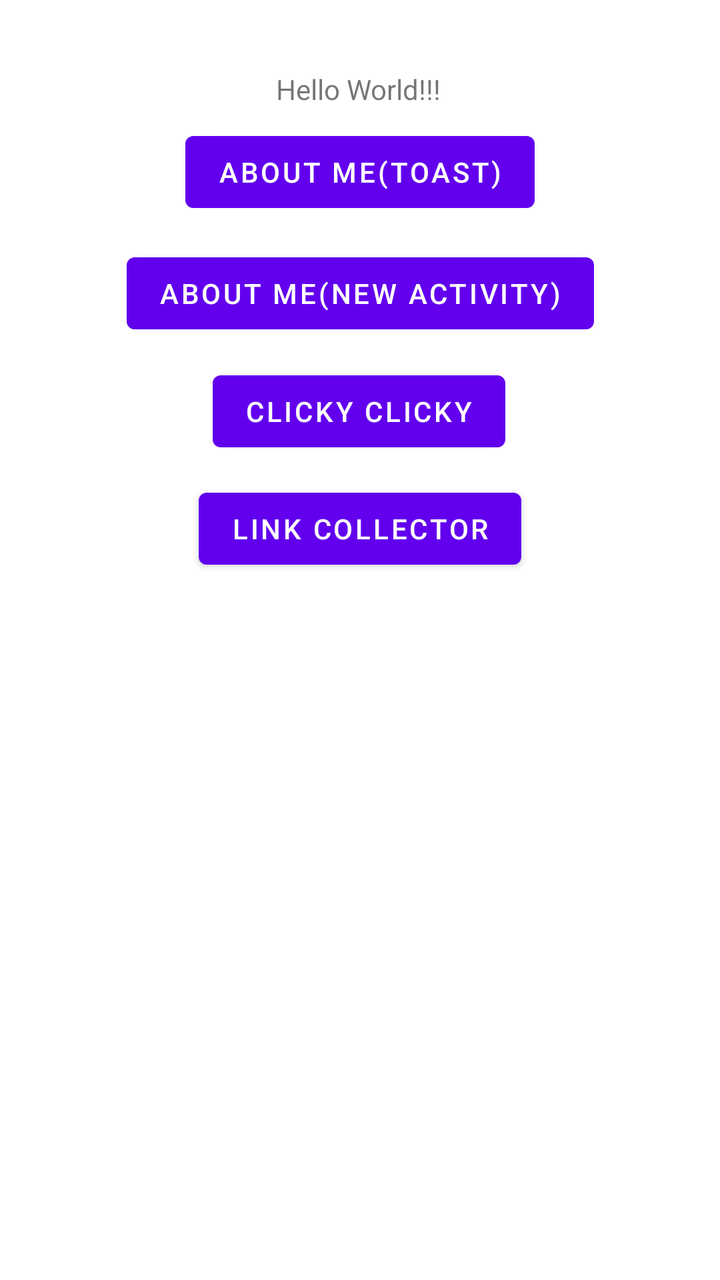
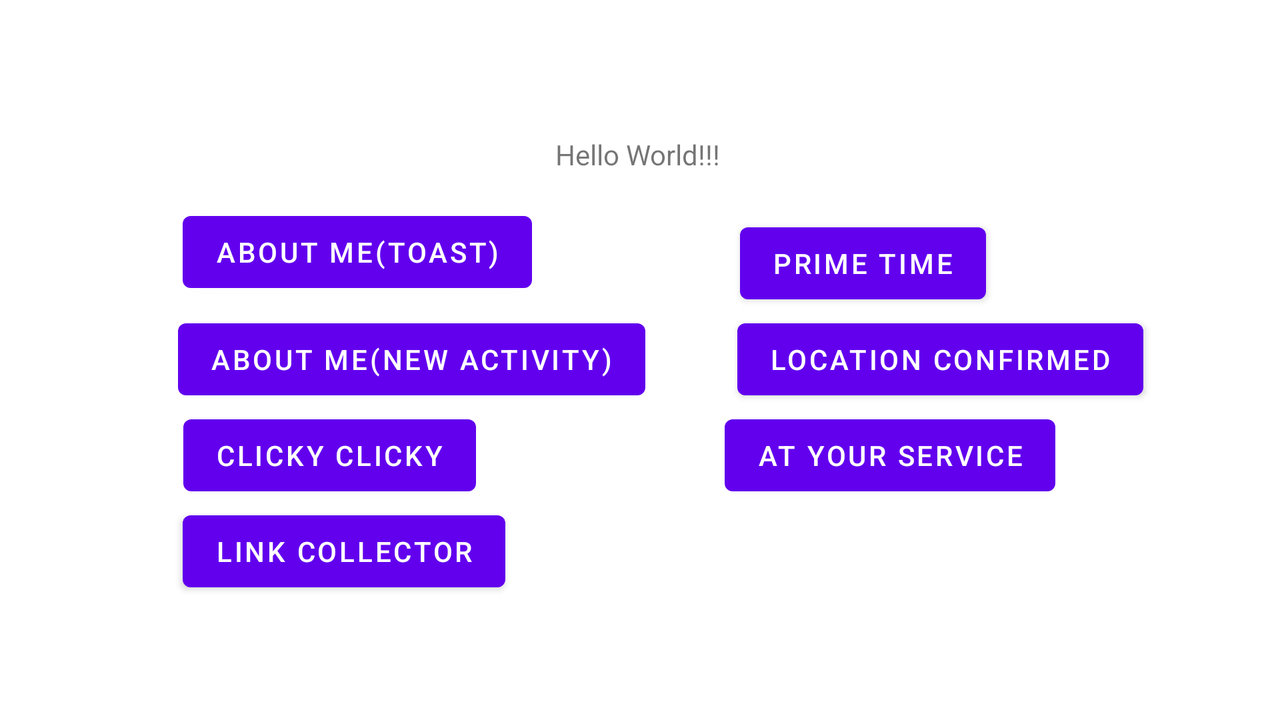

One screen, two layout resources from the same app: the default and the repository's alternative for another configuration. Each is rendered where Android would select it; the XML of both is given below.
<!-- AndroidManifest.xml: application theme Theme.NUMAD22Su_HaowenXue -->
<!-- res/layout/activity_main.xml -->
<?xml version="1.0" encoding="utf-8"?>
<androidx.constraintlayout.widget.ConstraintLayout xmlns:android="http://schemas.android.com/apk/res/android"
    xmlns:app="http://schemas.android.com/apk/res-auto"
    xmlns:tools="http://schemas.android.com/tools"
    android:layout_width="match_parent"
    android:layout_height="match_parent"
    tools:context=".MainActivity">

    <TextView
        android:id="@+id/textView2"
        android:layout_width="wrap_content"
        android:layout_height="wrap_content"
        android:text="Hello World!!!"
        app:layout_constraintBottom_toTopOf="@+id/btnAboutMe"
        app:layout_constraintEnd_toEndOf="parent"
        app:layout_constraintHorizontal_bias="0.498"
        app:layout_constraintStart_toStartOf="parent"
        app:layout_constraintTop_toTopOf="parent"
        app:layout_constraintVertical_bias="0.816" />

    <Button
        android:id="@+id/btnAboutMe"
        android:layout_width="wrap_content"
        android:layout_height="wrap_content"
        android:text="About me(Toast)"
        app:layout_constraintBottom_toBottomOf="parent"
        app:layout_constraintEnd_toEndOf="parent"
        app:layout_constraintStart_toStartOf="parent"
        app:layout_constraintTop_toTopOf="parent"
        app:layout_constraintVertical_bias="0.105" />

    <Button
        android:id="@+id/btnHelloWorld"
        android:layout_width="wrap_content"
        android:layout_height="wrap_content"
        android:text="About me(new activity)"
        app:layout_constraintBottom_toBottomOf="parent"
        app:layout_constraintEnd_toEndOf="parent"
        app:layout_constraintStart_toStartOf="parent"
        app:layout_constraintTop_toBottomOf="@+id/btnAboutMe"
        app:layout_constraintVertical_bias="0.026" />

    <Button
        android:id="@+id/btnClicky"
        android:layout_width="wrap_content"
        android:layout_height="wrap_content"
        android:text="Clicky Clicky"
        app:layout_constraintBottom_toBottomOf="parent"
        app:layout_constraintEnd_toEndOf="parent"
        app:layout_constraintHorizontal_bias="0.498"
        app:layout_constraintStart_toStartOf="parent"
        app:layout_constraintTop_toBottomOf="@+id/btnHelloWorld"
        app:layout_constraintVertical_bias="0.026" />

    <Button
        android:id="@+id/btnLinkCollector"
        android:layout_width="wrap_content"
        android:layout_height="wrap_content"
        android:text="Link Collector"
        app:layout_constraintBottom_toBottomOf="parent"
        app:layout_constraintEnd_toEndOf="parent"
        app:layout_constraintStart_toStartOf="parent"
        app:layout_constraintTop_toBottomOf="@+id/btnClicky"
        app:layout_constraintVertical_bias="0.029" />

</androidx.constraintlayout.widget.ConstraintLayout>
<!-- resources referenced by this layout -->
<resources>
  <style name="Theme.NUMAD22Su_HaowenXue" parent="Theme.MaterialComponents.DayNight.DarkActionBar">
          
          <item name="colorPrimary">@color/purple_500</item>
          <item name="colorPrimaryVariant">@color/purple_700</item>
          <item name="colorOnPrimary">@color/white</item>
          
          <item name="colorSecondary">@color/teal_200</item>
          <item name="colorSecondaryVariant">@color/teal_700</item>
          <item name="colorOnSecondary">@color/black</item>
          
          <item name="android:statusBarColor" tools:targetApi="l">?attr/colorPrimaryVariant</item>
          
      </style>
</resources>
<!-- res/layout-land/activity_main.xml (the repository's variant of the layout above) -->
<!-- drawn on the phone turned sideways -->
<?xml version="1.0" encoding="utf-8"?>
<androidx.constraintlayout.widget.ConstraintLayout xmlns:android="http://schemas.android.com/apk/res/android"
    xmlns:app="http://schemas.android.com/apk/res-auto"
    xmlns:tools="http://schemas.android.com/tools"
    android:layout_width="match_parent"
    android:layout_height="match_parent"
    tools:context=".MainActivity">

    <TextView
        android:id="@+id/textView2"
        android:layout_width="wrap_content"
        android:layout_height="wrap_content"
        android:text="Hello World!!!"
        app:layout_constraintBottom_toTopOf="@+id/btnAboutMe"
        app:layout_constraintEnd_toEndOf="parent"
        app:layout_constraintHorizontal_bias="0.498"
        app:layout_constraintStart_toStartOf="parent"
        app:layout_constraintTop_toTopOf="parent"
        app:layout_constraintVertical_bias="0.816" />

    <Button
        android:id="@+id/btnAboutMe"
        android:layout_width="wrap_content"
        android:layout_height="wrap_content"
        android:text="About me(Toast)"
        app:layout_constraintBottom_toBottomOf="parent"
        app:layout_constraintEnd_toEndOf="parent"
        app:layout_constraintHorizontal_bias="0.196"
        app:layout_constraintStart_toStartOf="parent"
        app:layout_constraintTop_toTopOf="parent"
        app:layout_constraintVertical_bias="0.327" />

    <Button
        android:id="@+id/btnHelloWorld"
        android:layout_width="wrap_content"
        android:layout_height="wrap_content"
        android:text="About me(new activity)"
        app:layout_constraintBottom_toBottomOf="parent"
        app:layout_constraintEnd_toEndOf="parent"
        app:layout_constraintHorizontal_bias="0.219"
        app:layout_constraintStart_toStartOf="parent"
        app:layout_constraintTop_toBottomOf="@+id/btnAboutMe"
        app:layout_constraintVertical_bias="0.034" />

    <Button
        android:id="@+id/btnLinkCollector"
        android:layout_width="wrap_content"
        android:layout_height="wrap_content"
        android:text="Link Collector"
        app:layout_constraintBottom_toBottomOf="parent"
        app:layout_constraintEnd_toEndOf="parent"
        app:layout_constraintHorizontal_bias="0.191"
        app:layout_constraintStart_toStartOf="parent"
        app:layout_constraintTop_toBottomOf="@+id/btnClicky"
        app:layout_constraintVertical_bias="0.0" />

    <Button
        android:id="@+id/btnClicky"
        android:layout_width="wrap_content"
        android:layout_height="wrap_content"
        android:text="Clicky Clicky"
        app:layout_constraintBottom_toBottomOf="parent"
        app:layout_constraintEnd_toEndOf="parent"
        app:layout_constraintHorizontal_bias="0.186"
        app:layout_constraintStart_toStartOf="parent"
        app:layout_constraintTop_toBottomOf="@+id/btnHelloWorld"
        app:layout_constraintVertical_bias="0.0" />

    <Button
        android:id="@+id/btnPrimeTime"
        android:layout_width="wrap_content"
        android:layout_height="wrap_content"
        android:text="Prime Time"
        app:layout_constraintBottom_toTopOf="@+id/btnHelloWorld"
        app:layout_constraintEnd_toEndOf="parent"
        app:layout_constraintHorizontal_bias="0.414"
        app:layout_constraintStart_toEndOf="@+id/btnAboutMe"
        app:layout_constraintTop_toTopOf="@+id/btnAboutMe"
        app:layout_constraintVertical_bias="1.0" />

    <Button
        android:id="@+id/btnLocationConfirmed"
        android:layout_width="wrap_content"
        android:layout_height="wrap_content"
        android:text="Location Confirmed"
        app:layout_constraintBottom_toBottomOf="@+id/btnHelloWorld"
        app:layout_constraintEnd_toEndOf="parent"
        app:layout_constraintHorizontal_bias="0.402"
        app:layout_constraintStart_toEndOf="@+id/btnHelloWorld"
        app:layout_constraintTop_toTopOf="@+id/btnHelloWorld"
        app:layout_constraintVertical_bias="0.0" />

    <Button
        android:id="@+id/btnAtYourService"
        android:layout_width="wrap_content"
        android:layout_height="wrap_content"
        android:layout_marginTop="1dp"
        android:text="At Your Service"
        app:layout_constraintBottom_toBottomOf="@+id/btnClicky"
        app:layout_constraintEnd_toEndOf="parent"
        app:layout_constraintHorizontal_bias="0.525"
        app:layout_constraintStart_toEndOf="@+id/btnClicky"
        app:layout_constraintTop_toTopOf="@+id/btnClicky"
        app:layout_constraintVertical_bias="1.0" />

</androidx.constraintlayout.widget.ConstraintLayout>
